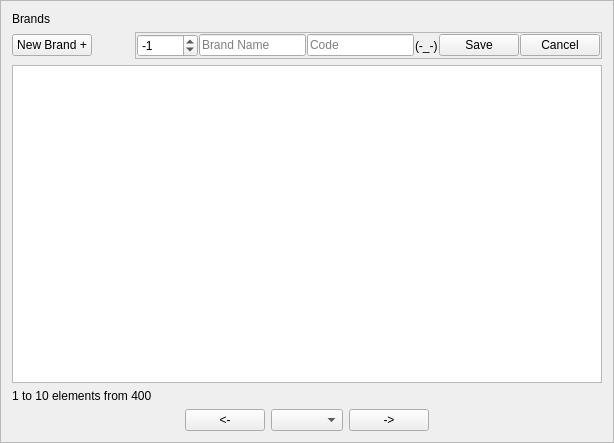
<?xml version="1.0" encoding="UTF-8"?>
<ui version="4.0">
 <class>F_Brands</class>
 <widget class="QFrame" name="F_Brands">
  <property name="geometry">
   <rect>
    <x>0</x>
    <y>0</y>
    <width>614</width>
    <height>443</height>
   </rect>
  </property>
  <property name="windowTitle">
   <string>Frame</string>
  </property>
  <property name="frameShape">
   <enum>QFrame::StyledPanel</enum>
  </property>
  <property name="frameShadow">
   <enum>QFrame::Raised</enum>
  </property>
  <layout class="QVBoxLayout" name="verticalLayout">
   <item>
    <widget class="QLabel" name="L_info">
     <property name="text">
      <string>Brands</string>
     </property>
    </widget>
   </item>
   <item>
    <layout class="QHBoxLayout" name="layoutTop">
     <item>
      <widget class="QPushButton" name="Bt_AddNew">
       <property name="text">
        <string>New Brand +</string>
       </property>
      </widget>
     </item>
     <item>
      <spacer name="horizontalSpacer">
       <property name="orientation">
        <enum>Qt::Horizontal</enum>
       </property>
       <property name="sizeType">
        <enum>QSizePolicy::Expanding</enum>
       </property>
       <property name="sizeHint" stdset="0">
        <size>
         <width>40</width>
         <height>20</height>
        </size>
       </property>
      </spacer>
     </item>
     <item>
      <widget class="QFrame" name="F_AddNew">
       <property name="enabled">
        <bool>true</bool>
       </property>
       <property name="frameShape">
        <enum>QFrame::StyledPanel</enum>
       </property>
       <property name="frameShadow">
        <enum>QFrame::Raised</enum>
       </property>
       <layout class="QHBoxLayout" name="horizontalLayout_5">
        <property name="spacing">
         <number>1</number>
        </property>
        <property name="leftMargin">
         <number>1</number>
        </property>
        <property name="topMargin">
         <number>1</number>
        </property>
        <property name="rightMargin">
         <number>1</number>
        </property>
        <property name="bottomMargin">
         <number>1</number>
        </property>
        <item>
         <widget class="QSpinBox" name="Sb_ID">
          <property name="minimum">
           <number>-2</number>
          </property>
          <property name="maximum">
           <number>99999</number>
          </property>
          <property name="value">
           <number>-1</number>
          </property>
         </widget>
        </item>
        <item>
         <layout class="QHBoxLayout" name="horizontalLayout_4">
          <item>
           <widget class="QLineEdit" name="Le_BrandName">
            <property name="maxLength">
             <number>255</number>
            </property>
            <property name="placeholderText">
             <string>Brand Name</string>
            </property>
           </widget>
          </item>
          <item>
           <widget class="QLineEdit" name="Le_Code">
            <property name="maxLength">
             <number>255</number>
            </property>
            <property name="placeholderText">
             <string>Code</string>
            </property>
           </widget>
          </item>
          <item>
           <widget class="QLabel" name="L_Image">
            <property name="text">
             <string>(-_-)</string>
            </property>
           </widget>
          </item>
          <item>
           <widget class="QPushButton" name="Bt_save">
            <property name="text">
             <string>Save</string>
            </property>
            <property name="shortcut">
             <string>Return</string>
            </property>
           </widget>
          </item>
          <item>
           <widget class="QPushButton" name="Bt_cancel">
            <property name="text">
             <string>Cancel</string>
            </property>
            <property name="shortcut">
             <string>Esc</string>
            </property>
           </widget>
          </item>
         </layout>
        </item>
       </layout>
      </widget>
     </item>
    </layout>
   </item>
   <item>
    <layout class="QVBoxLayout" name="layoutMiddle">
     <item>
      <widget class="QTableView" name="tableView">
       <property name="textElideMode">
        <enum>Qt::ElideMiddle</enum>
       </property>
      </widget>
     </item>
     <item>
      <widget class="QLabel" name="L_infoTable">
       <property name="text">
        <string>1 to 10 elements from 400</string>
       </property>
      </widget>
     </item>
    </layout>
   </item>
   <item>
    <layout class="QHBoxLayout" name="layoutBottom">
     <item>
      <spacer name="horizontalSpacer_2">
       <property name="orientation">
        <enum>Qt::Horizontal</enum>
       </property>
       <property name="sizeHint" stdset="0">
        <size>
         <width>40</width>
         <height>20</height>
        </size>
       </property>
      </spacer>
     </item>
     <item>
      <layout class="QHBoxLayout" name="layoutControle">
       <item>
        <widget class="QPushButton" name="Bt_Next">
         <property name="text">
          <string>&lt;-</string>
         </property>
        </widget>
       </item>
       <item>
        <widget class="QComboBox" name="Cb_Pages"/>
       </item>
       <item>
        <widget class="QPushButton" name="Bt_previous">
         <property name="text">
          <string>-&gt;</string>
         </property>
        </widget>
       </item>
      </layout>
     </item>
     <item>
      <spacer name="horizontalSpacer_4">
       <property name="orientation">
        <enum>Qt::Horizontal</enum>
       </property>
       <property name="sizeHint" stdset="0">
        <size>
         <width>40</width>
         <height>20</height>
        </size>
       </property>
      </spacer>
     </item>
    </layout>
   </item>
  </layout>
 </widget>
 <resources/>
 <connections/>
</ui>
